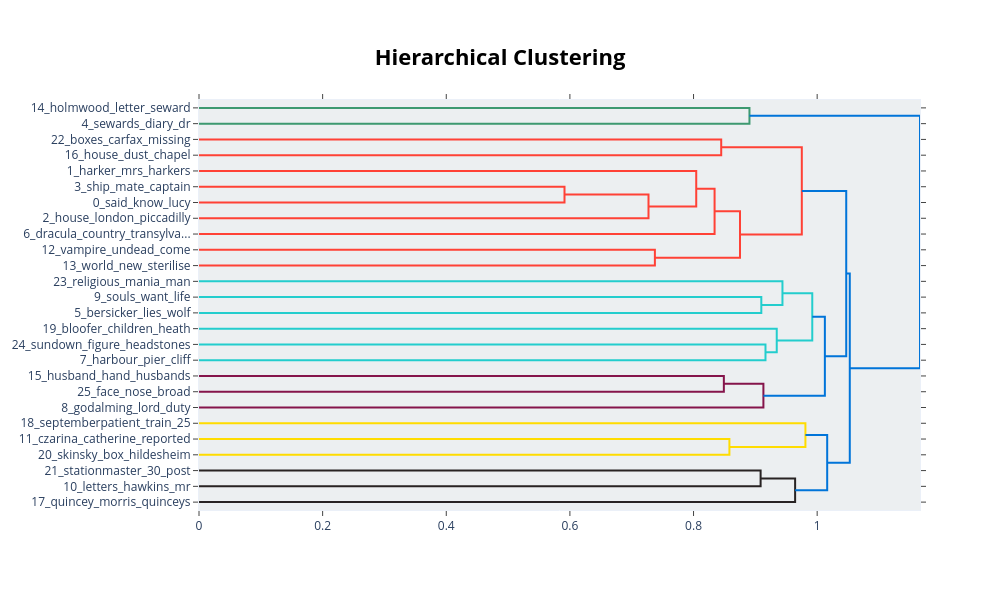

Notebook code cell kept with this figure:
### Markdown cell above
##### Hierarchical Topic Clustering

### Code cell
topic_model.visualize_hierarchy()

### Figure 1 — Plotly figure (JSON) as saved in the notebook; plotly's stock layout.template omitted (floating-point values rounded to 4 significant figures)
{"data": [{"hoverinfo": "text", "marker": {"color": "rgb(61,153,112)"}, "mode": "lines", "type": "scatter", "x": [0.0, 0.8905, 0.8905, 0.0], "xaxis": "x", "y": [-5.0, -5.0, -15.0, -15.0], "yaxis": "y"}, {"hoverinfo": "text", "marker": {"color": "rgb(255,65,54)"}, "mode": "lines", "type": "scatter", "x": [0.0, 0.8448, 0.8448, 0.0], "xaxis": "x", "y": [-25.0, -25.0, -35.0, -35.0], "yaxis": "y"}, {"hoverinfo": "text", "marker": {"color": "rgb(255,65,54)"}, "mode": "lines", "type": "scatter", "x": [0.0, 0.5913, 0.5913, 0.0], "xaxis": "x", "y": [-55.0, -55.0, -65.0, -65.0], "yaxis": "y"}, {"hoverinfo": "text", "marker": {"color": "rgb(255,65,54)"}, "mode": "lines", "type": "scatter", "x": [0.5913, 0.7271, 0.7271, 0.0], "xaxis": "x", "y": [-60.0, -60.0, -75.0, -75.0], "yaxis": "y"}, {"hoverinfo": "text", "marker": {"color": "rgb(255,65,54)"}, "mode": "lines", "type": "scatter", "x": [0.0, 0.8044, 0.8044, 0.7271], "xaxis": "x", "y": [-45.0, -45.0, -67.5, -67.5], "yaxis": "y"}, {"hoverinfo": "text", "marker": {"color": "rgb(255,65,54)"}, "mode": "lines", "type": "scatter", "x": [0.8044, 0.834, 0.834, 0.0], "xaxis": "x", "y": [-56.25, -56.25, -85.0, -85.0], "yaxis": "y"}, {"hoverinfo": "text", "marker": {"color": "rgb(255,65,54)"}, "mode": "lines", "type": "scatter", "x": [0.0, 0.7375, 0.7375, 0.0], "xaxis": "x", "y": [-95.0, -95.0, -105.0, -105.0], "yaxis": "y"}, {"hoverinfo": "text", "marker": {"color": "rgb(255,65,54)"}, "mode": "lines", "type": "scatter", "x": [0.834, 0.8752, 0.8752, 0.7375], "xaxis": "x", "y": [-70.62, -70.62, -100.0, -100.0], "yaxis": "y"}, {"hoverinfo": "text", "marker": {"color": "rgb(255,65,54)"}, "mode": "lines", "type": "scatter", "x": [0.8448, 0.9751, 0.9751, 0.8752], "xaxis": "x", "y": [-30.0, -30.0, -85.31, -85.31], "yaxis": "y"}, {"hoverinfo": "text", "marker": {"color": "rgb(35,205,205)"}, "mode": "lines", "type": "scatter", "x": [0.0, 0.9096, 0.9096, 0.0], "xaxis": "x", "y": [-125.0, -125.0, -135.0, -135.0], "yaxis": "y"}, {"hoverinfo": "text", "marker": {"color": "rgb(35,205,205)"}, "mode": "lines", "type": "scatter", "x": [0.0, 0.9438, 0.9438, 0.9096], "xaxis": "x", "y": [-115.0, -115.0, -130.0, -130.0], "yaxis": "y"}, {"hoverinfo": "text", "marker": {"color": "rgb(35,205,205)"}, "mode": "lines", "type": "scatter", "x": [0.0, 0.9164, 0.9164, 0.0], "xaxis": "x", "y": [-155.0, -155.0, -165.0, -165.0], "yaxis": "y"}, {"hoverinfo": "text", "marker": {"color": "rgb(35,205,205)"}, "mode": "lines", "type": "scatter", "x": [0.0, 0.9346, 0.9346, 0.9164], "xaxis": "x", "y": [-145.0, -145.0, -160.0, -160.0], "yaxis": "y"}, {"hoverinfo": "text", "marker": {"color": "rgb(35,205,205)"}, "mode": "lines", "type": "scatter", "x": [0.9438, 0.9921, 0.9921, 0.9346], "xaxis": "x", "y": [-122.5, -122.5, -152.5, -152.5], "yaxis": "y"}, {"hoverinfo": "text", "marker": {"color": "rgb(133,20,75)"}, "mode": "lines", "type": "scatter", "x": [0.0, 0.849, 0.849, 0.0], "xaxis": "x", "y": [-175.0, -175.0, -185.0, -185.0], "yaxis": "y"}, {"hoverinfo": "text", "marker": {"color": "rgb(133,20,75)"}, "mode": "lines", "type": "scatter", "x": [0.849, 0.913, 0.913, 0.0], "xaxis": "x", "y": [-180.0, -180.0, -195.0, -195.0], "yaxis": "y"}, {"hoverinfo": "text", "marker": {"color": "rgb(0,116,217)"}, "mode": "lines", "type": "scatter", "x": [0.9921, 1.012, 1.012, 0.913], "xaxis": "x", "y": [-137.5, -137.5, -187.5, -187.5], "yaxis": "y"}, {"hoverinfo": "text", "marker": {"color": "rgb(0,116,217)"}, "mode": "lines", "type": "scatter", "x": [0.9751, 1.047, 1.047, 1.012], "xaxis": "x", "y": [-57.66, -57.66, -162.5, -162.5], "yaxis": "y"}, {"hoverinfo": "text", "marker": {"color": "rgb(255,220,0)"}, "mode": "lines", "type": "scatter", "x": [0.0, 0.858, 0.858, 0.0], "xaxis": "x", "y": [-215.0, -215.0, -225.0, -225.0], "yaxis": "y"}, {"hoverinfo": "text", "marker": {"color": "rgb(255,220,0)"}, "mode": "lines", "type": "scatter", "x": [0.0, 0.981, 0.981, 0.858], "xaxis": "x", "y": [-205.0, -205.0, -220.0, -220.0], "yaxis": "y"}, {"hoverinfo": "text", "marker": {"color": "rgb(40,35,35)"}, "mode": "lines", "type": "scatter", "x": [0.0, 0.9085, 0.9085, 0.0], "xaxis": "x", "y": [-235.0, -235.0, -245.0, -245.0], "yaxis": "y"}, {"hoverinfo": "text", "marker": {"color": "rgb(40,35,35)"}, "mode": "lines", "type": "scatter", "x": [0.9085, 0.9643, 0.9643, 0.0], "xaxis": "x", "y": [-240.0, -240.0, -255.0, -255.0], "yaxis": "y"}, {"hoverinfo": "text", "marker": {"color": "rgb(0,116,217)"}, "mode": "lines", "type": "scatter", "x": [0.981, 1.016, 1.016, 0.9643], "xaxis": "x", "y": [-212.5, -212.5, -247.5, -247.5], "yaxis": "y"}, {"hoverinfo": "text", "marker": {"color": "rgb(0,116,217)"}, "mode": "lines", "type": "scatter", "x": [1.047, 1.053, 1.053, 1.016], "xaxis": "x", "y": [-110.1, -110.1, -230.0, -230.0], "yaxis": "y"}, {"hoverinfo": "text", "marker": {"color": "rgb(0,116,217)"}, "mode": "lines", "type": "scatter", "x": [0.8905, 1.166, 1.166, 1.053], "xaxis": "x", "y": [-10.0, -10.0, -170.0, -170.0], "yaxis": "y"}], "layout": {"autosize": false, "height": 590, "hoverlabel": {"bgcolor": "white", "font": {"family": "Rockwell", "size": 16}}, "hovermode": "closest", "plot_bgcolor": "#ECEFF1", "showlegend": false, "title": {"font": {"color": "Black", "size": 22}, "text": "<b>Hierarchical Clustering</b>", "x": 0.5, "xanchor": "center", "yanchor": "top"}, "width": 1000, "xaxis": {"mirror": "allticks", "rangemode": "tozero", "showgrid": false, "showline": true, "showticklabels": true, "ticks": "outside", "type": "linear", "zeroline": false}, "yaxis": {"mirror": "allticks", "range": [-260, 0], "rangemode": "tozero", "showgrid": false, "showline": true, "showticklabels": true, "tickmode": "array", "ticks": "outside", "ticktext": ["14_holmwood_letter_seward", "4_sewards_diary_dr", "22_boxes_carfax_missing", "16_house_dust_chapel", "1_harker_mrs_harkers", "3_ship_mate_captain", "0_said_know_lucy", "2_house_london_piccadilly", "6_dracula_country_transylva...", "12_vampire_undead_come", "13_world_new_sterilise", "23_religious_mania_man", "9_souls_want_life", "5_bersicker_lies_wolf", "19_bloofer_children_heath", "24_sundown_figure_headstones", "7_harbour_pier_cliff", "15_husband_hand_husbands", "25_face_nose_broad", "8_godalming_lord_duty", "18_septemberpatient_train_25", "11_czarina_catherine_reported", "20_skinsky_box_hildesheim", "21_stationmaster_30_post", "10_letters_hawkins_mr", "17_quincey_morris_quinceys"], "tickvals": [-5, -15, -25, -35, -45, -55, -65, -75, -85, -95, -105, -115, -125, -135, -145, -155, -165, -175, -185, -195, -205, -215, -225, -235, -245, -255], "type": "linear", "zeroline": false}}}
